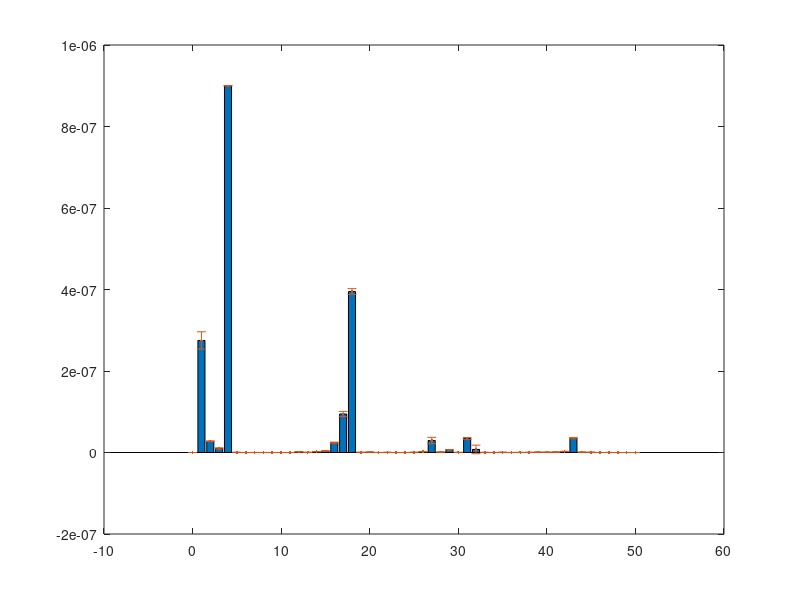

MATLAB code for this plot: (Note: this script raises an error after producing the figure.)
clear;
close all;

load('HeProcessChamber.mat');
load('vacuumBackground.mat');
A = [PTorr1'; PTorr2'];
dev = std(A);

pTorr = (PTorr1 + PTorr2) ./ 2 ;

fig = figure(1);

% fig.Resize = 'off';
% fig.PaperUnits = 'inches';
% fig.Units = 'inches';
% fig.PaperPositionMode = 'manual';
% fig.PaperPosition = [0, 0, 10, 5];
% fig.PaperSize = [10, 10];
% fig.Position = [0.1, 0.1, 9.9, 8.9];

%fig.Color = [25, 25, 25]/255;
%fig.InvertHardcopy = 'off';

b = bar(Mass1,pTorr);
hold on
e = errorbar(Mass1, pTorr, dev, '.'); 
e.LineWidth = 2;

ax = gca;
ax.FontName = 'LaTeX';
ax.TickLabelInterpreter = 'LaTeX';
ax.FontSize = 18;
ax.XColor = 'k';
ax.YColor = 'k';

ax.YLabel.String = ('Partial Pressure(Torr)');
ax.YLabel.FontSize = 16;
ax.YLabel.FontWeight = 'bold';
ax.YLabel.Color = 'k';

ax.XLabel.String = ('Atomic Mass (amu)');
ax.XLabel.FontSize = 16;
ax.XLabel.FontWeight = 'bold';
ax.XLabel.Color = 'k';

ax.Box = 'off';
ax.LineWidth = 1.5;
%ax.Color = [25, 25, 25]/255;
ax.YGrid = 'on';
ax.XLim = [0 50];
ax.YLim = [0 1e-6];
ax.XTick = 0:5:50;
ax.XMinorTick = 'on';
ax.YMinorTick = 'on';

t = title('Relative Partial Pressure Vs Atomic Mass of Gas Species in the Process Chamber with constant He Flow');
t.Color = 'k';
t.Interpreter = 'LaTeX';
t.FontSize = 24;

%%%%%%%%%%%%%%%%%%%%%%%%%%%%%%%%%%%%%%%%%%%%%%%%%%%%%%%%%%%%%%%%%%%%%%%%%%%%%%%%%%%%%%%%%%%%%%%%%%%%%%%%%%%%%%%%%%%%%%%%%%%%%%%%%%%%%%%%%%%%%%%%%%%%%%%%%%%%%%%%%%%%%
%%%%%%%%%%%%%%%%%%%%%%%%%%%%%%%%%%%%%%%%%%%%%%%%%%%%%%%%%%%%%%%%%%%%%%%%%%%%%%%%%%%%%%%%%%%%%%%%%%%%%%%%%%%%%%%%%%%%%%%%%%%%%%%%%%%%%%%%%%%%%%%%%%%%%%%%%%%%%%%%%%%%%
%%%%%%%%%%%%%%%%%%%%%%%%%%%%%%%%%%%%%%%%%%%%%%%%%%%%%%%%%%%%%%%%%%%%%%%%%%%%%%%%%%%%%%%%%%%%%%%%%%%%%%%%%%%%%%%%%%%%%%%%%%%%%%%%%%%%%%%%%%%%%%%%%%%%%%%%%%%%%%%%%%%%%

backgroundAdjusted = pTorr - vacuumBackground;
fig = figure(2);

% fig.Resize = 'off';
% fig.PaperUnits = 'inches';
% fig.Units = 'inches';
% fig.PaperPositionMode = 'manual';
% fig.PaperPosition = [0, 0, 10, 5];
% fig.PaperSize = [10, 10];
% fig.Position = [0.1, 0.1, 9.9, 8.9];

%fig.Color = [25, 25, 25]/255;
%fig.InvertHardcopy = 'off';

b = bar(Mass1,backgroundAdjusted);
hold on
e = errorbar(Mass1, backgroundAdjusted, dev, '.'); 
e.LineWidth = 2;

ax = gca;
ax.FontName = 'LaTeX';
ax.TickLabelInterpreter = 'LaTeX';
ax.FontSize = 18;
ax.XColor = 'k';
ax.YColor = 'k';

ax.YLabel.String = ('Partial Pressure(Torr)');
ax.YLabel.FontSize = 16;
ax.YLabel.FontWeight = 'bold';
ax.YLabel.Color = 'k';

ax.XLabel.String = ('Atomic Mass (amu)');
ax.XLabel.FontSize = 16;
ax.XLabel.FontWeight = 'bold';
ax.XLabel.Color = 'k';

ax.Box = 'off';
ax.LineWidth = 1.5;
%ax.Color = [25, 25, 25]/255;
ax.YGrid = 'on';
ax.XLim = [0 50];
ax.YLim = [0 1e-6];
ax.XTick = 0:5:50;
ax.XMinorTick = 'on';
ax.YLim = [0 10e-7];
ax.YMinorTick = 'on';

t = title('Relative PP Vs AM in the Process Chamber with constant $He$ Flow, Bckg Subtracted');
t.Color = 'k';
t.Interpreter = 'LaTeX';
t.FontSize = 24;